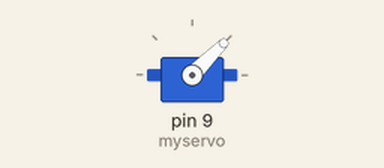
Simulated run of this sketch. Board: Arduino Uno, built with avr-gcc and run on an emulated ATmega328P. On the bench: servo. What the sketch prints to the serial monitor is not drawn.

Above: at 0.05 s.
At 1.85 s:
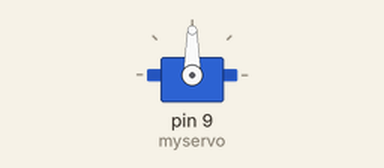
At 3.7 s:
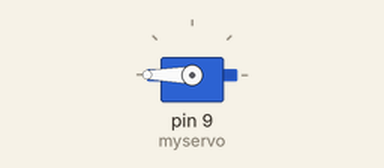
Timing chart, 0 to 8.5 s (numbered marks = the images above):
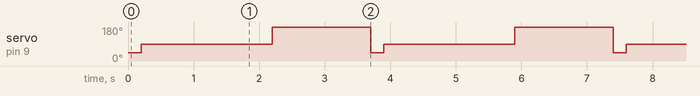

The sketch:

servo.ino
```cpp
#include <Servo.h>
Servo myservo;

void setup() {
	// put your setup code here, to run once:
	Serial.begin(9600);
	myservo.attach(9);
	myservo.write(90);
}

void loop() {
  // put your main code here, to run repeatedly:
	int valor=myservo.read();
	myservo.write(45);
	delay(200);
	myservo.write(90);
	delay(2000);
	myservo.write(250);
	delay(1500);
	Serial.println(valor);

}
```

Measured:
- by itself, servo on pin 9 (myservo): repeats every 3.7 s: 180° 1.5 s, 45° 0.20 s, 90° 2.0 s
